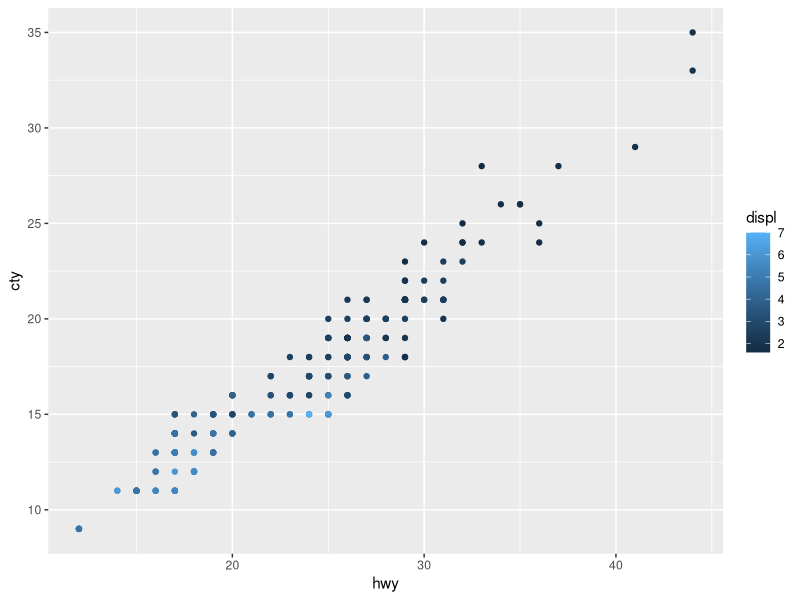
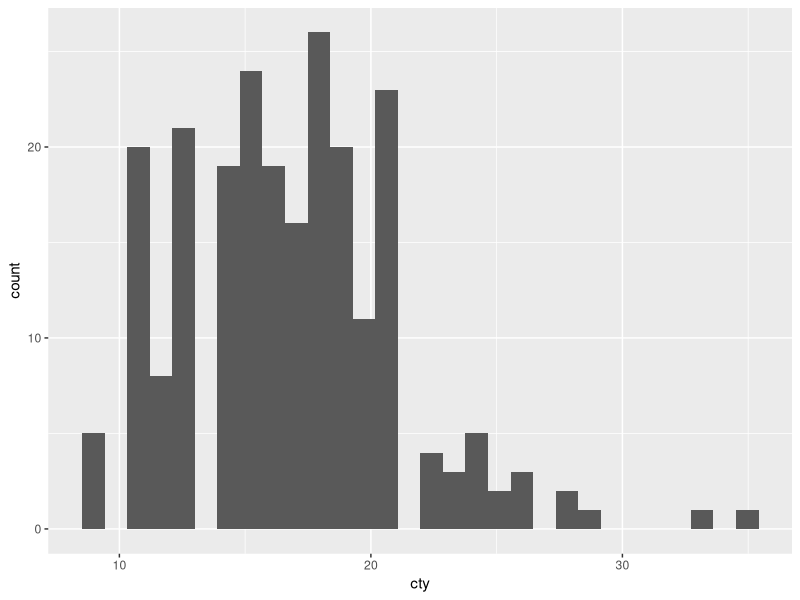
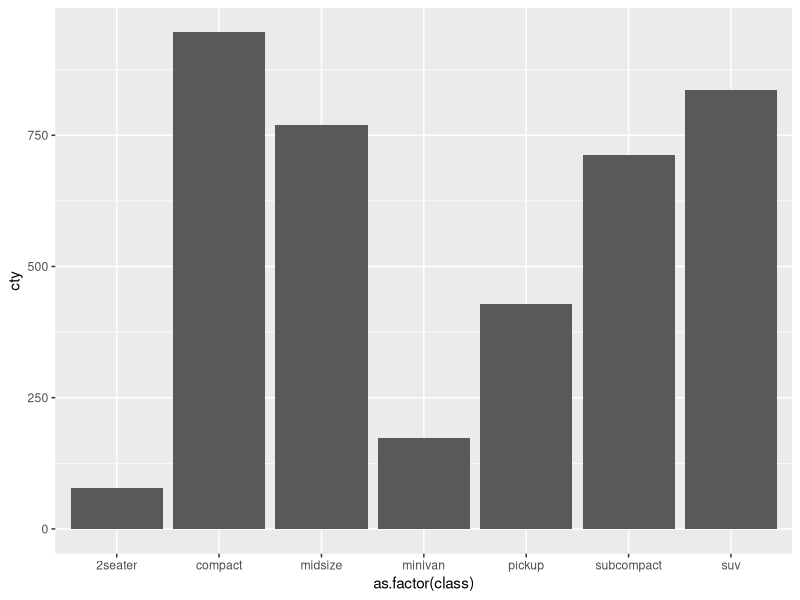
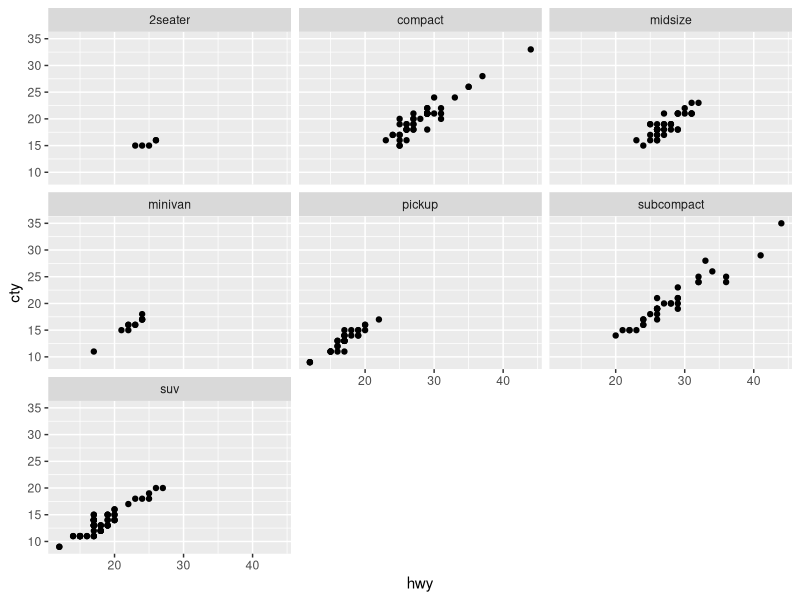
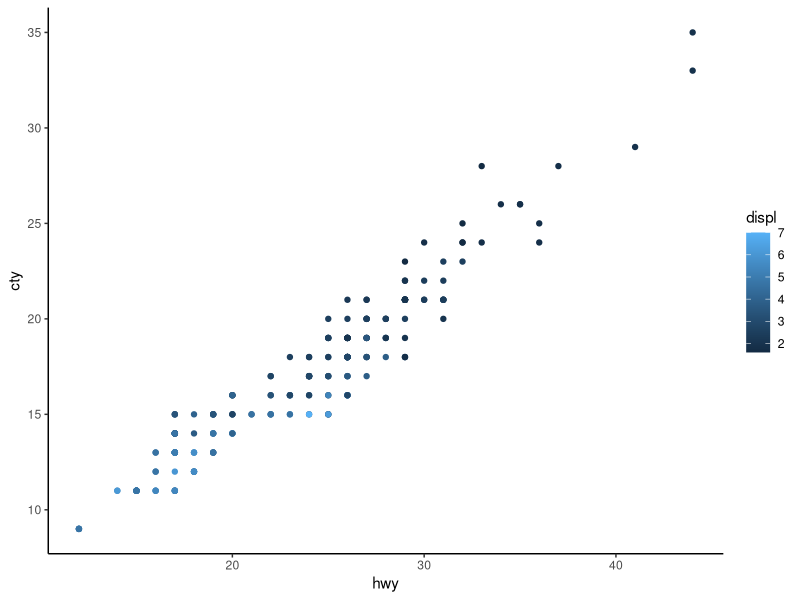

R code for these plots, in order:
## ---- chunk 1

library(ggplot2)

## ---- chunk 2

ggplot(mpg)+
  geom_point(aes(x = hwy, y = cty, color = displ))

## ---- chunk 3

ggplot(mpg)+
  geom_histogram(aes(x = cty))


## ---- chunk 4

ggplot(mpg)+
  geom_bar(aes(x = as.factor(class), y = cty), stat = "identity")

## ---- chunk 5

ggplot(mpg) +
  facet_wrap(~class) +
  geom_point(aes(x = hwy, y = cty))

## ---- chunk 6

ggplot(mpg)+
  theme_classic()+
  geom_point(aes(x = hwy, y = cty, color = displ))

